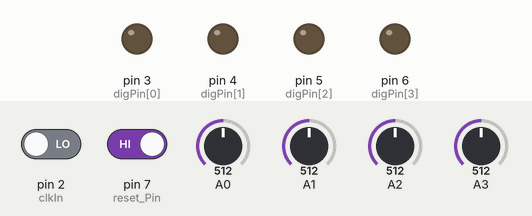
Simulated run of this sketch. Board: Arduino Nano, built with avr-gcc and run on an emulated ATmega328P. Parts: output pins drawn as LEDs (lit = HIGH). The test bench sets the inputs (shaded band); at power-on: pin 2 (clkIn) LOW, pin 7 (reset_Pin) HIGH, A0 = 512, A1 = 512, A2 = 512, A3 = 512. What the sketch prints to the serial monitor is not drawn.

Above: at 1.2 s.
1.3 s: pin 2 (clkIn) driven HIGH and pin 7 (reset_Pin) driven LOW
2.8 s: A0 set to 108
5.8 s: A0 set to 94
Timing chart, 0 to 8.8 s (numbered marks = the images above; inputs shaded):
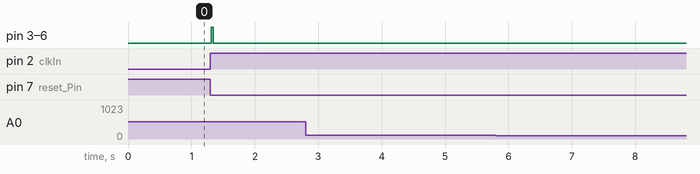

The sketch:

AC01_Clock_Divider_mod_4_Clocks_2019.ino
```cpp
//  ============================================================
//
//  Program: ArdCore Clock Divider
//
//  Description: A template application for the Arduino Nano
//               based on code from 20 Objects AC01.
//               Given an incoming clock, print out 4 divisions,
//               based on the correspondent Potentiometers position.

//  Created:  30 August 2018  by Thopa
//
//  I/O Usage:
//    Knob 1: Clock divider for digital out 1, prints to window
//    Knob 2: Clock divider for digital out 2, prints to window
//    Knob 3: Clock divider for digital out 3, prints to window
//    Knob 4: Clock divider for digital out 4, prints to window

//    Digital Out 1: Divided clock display/trigger
//    Digital Out 2: Divided clock display/trigger
//    Digital Out 3: Divided clock display/trigger
//    Digital Out 4: Divided clock display/trigger
//    Clock In: External clock input
//    Reset In: External Reset on Pin 7

//  ============================================================
//
//  License:
//
//  This software is licensed under the Creative Commons
//  "Attribution-NonCommercial license. This license allows you
//  to tweak and build upon the code for non-commercial purposes,
//  without the requirement to license derivative works on the
//  same terms. If you wish to use this (or derived) work for
//  commercial work, please contact 20 Objects LLC at our website
//  (www.20objects.com).
//
//  For more information on the Creative Commons CC BY-NC license,
//  visit http://creativecommons.org/licenses/

//  ================= start of global section ==================

//  constants related to the Arduino Nano pin use
const int clkIn = 2;           // the digital (clock) input
const int digPin[4] = {3, 4, 5, 6};  // the digital output pins
const int trigTime = 25;       // 25 ms trigger timing


//  variables for interrupt handling of the clock input
volatile int clkState = LOW;
int clkDivide1 = 0;
int clkDivide2 = 0;
int clkDivide3 = 0;
int clkDivide4 = 0;

//  variables used to control the current DIO output states
int digState[4] = {LOW, LOW, LOW, LOW};        // start with both set low
unsigned long digMilli[4] = {0, 0, 0, 0};  // a place to store millis()


const int reset_Pin = 7;

//  ==================== start of setup() ======================

//  This setup routine should be used in any ArdCore sketch that
//  you choose to write; it sets up the pin usage, and sets up
//  initial state. Failure to properly set up the pin usage may
//  lead to damaging the Arduino hardware, or at the very least
//  cause your program to be unstable.

void setup()
{

  // if you need to send data back to your computer, you need
  // to open the serial device. Otherwise, comment this line out.
  Serial.begin(9600);

  // set up the digital (clock) input
  pinMode(clkIn, INPUT);

  // Set up the Reset for all clocks on Pin 7
  pinMode (reset_Pin, INPUT_PULLUP);

  // set up the digital outputs
  for (int i = 0; i < 4; i++) {
    pinMode(digPin[i], OUTPUT);
    digitalWrite(digPin[i], LOW);
  }

  // set up an interrupt handler for the clock in. If you
  // aren't going to use clock input, you should probably
  // comment out this call.
  // Note: Interrupt 0 is for pin 2 (clkIn)
  attachInterrupt(0, isr, RISING);
}


void loop()
{

  int i;


  // deal with possible reset

  if (digitalRead(reset_Pin) == 0) {
    // This is the culprit of a buggy setting. Before it was set to 0 and when used with the eurorack it would give false readings, so, reset INPUT_PULLUP and state = 1 not 0
    //This is the line of code that might cause problems, on bread board i had to set it to 0, on previous eurorack module to 1. Look into different settings.
    //also this one = if (digitalRead(7) == 1) instead of digitalRead(reset_Pin)
    clkDivide1 = (analogRead(0) >> 6) + 1;
    clkDivide2 = (analogRead(1) >> 6) + 1;
    clkDivide3 = (analogRead(2) >> 6) + 1;
    clkDivide4 = (analogRead(3) >> 6) + 1;

  }

  // check to see if the clock as been set
  if (clkState == HIGH) {
    clkState = LOW;

    clkDivide1++;
    if (clkDivide1 > (analogRead(0) >> 6)) {

      //If you are careful to avoid sign extension, you can use the right-shift operator >>
      //as a way to divide by powers of 2. For example:
      //int x = 1000;
      //int y = x >> 3;   // integer division of 1000 by 8, causing y = 125.
      clkDivide1 = 0;
      digState[0] = HIGH;
      digMilli[0] = millis();
      digitalWrite(digPin[0], HIGH);
    }

    clkDivide2++;
    if (clkDivide2 > (analogRead(1) >> 6)) {
      clkDivide2 = 0;
      digState[1] = HIGH;
      digMilli[1] = millis();
      digitalWrite(digPin[1], HIGH);

    }

    clkDivide3++;
    if (clkDivide3 > (analogRead(2) >> 6)) {
      clkDivide3 = 0;
      digState[2] = HIGH;
      digMilli[2] = millis();
      digitalWrite(digPin[2], HIGH);

    }

    clkDivide4++;
    if (clkDivide4 > (analogRead(3) >> 6)) {
      clkDivide4 = 0;
      digState[3] = HIGH;
      digMilli[3] = millis();
      digitalWrite(digPin[3], HIGH);
    }
  }


  // do we have to turn off any of the digital outputs?
  for (int i = 0; i < 4; i++) {
    if ((digState[i] == HIGH) && (millis() - digMilli[i] > trigTime)) {
      digState[i] = LOW;
      digitalWrite(digPin[i], LOW);
    }
  }


  // print the analog input values
  Serial.print(analogRead(0));   // print the A2 input
  Serial.print('\t');            // print a tab character
  Serial.print(analogRead(1));   // print the A2 input
  Serial.print('\t');            // print a tab character
  Serial.print(analogRead(2));   // print the A2 input
  Serial.print('\t');            // print a tab character
  Serial.print(analogRead(3));   // print the A3 input
  Serial.println();              // line feed
}


//  =================== convenience routines ===================

//  These routines are some things you will need to use for
//  various functions of the hardware. Explanations are provided
//  to help you know when to use them.

//  isr() - quickly handle interrupts from the clock input
//  ------------------------------------------------------
void isr()
{
  // Note: you don't want to spend a lot of time here, because
  // it interrupts the activity of the rest of your program.
  // In most cases, you just want to set a variable and get
  // out.
  clkState = HIGH;
}


//  deJitter(int, int) - smooth jitter input
//  ----------------------------------------
int deJitter(int v, int test)
{
  // this routine just make sure we have a significant value
  // change before we bother implementing it. This is useful
  // for cleaning up jittery analog inputs.
  if (abs(v - test) > 8) {
    return v;
  }
  return test;
}


//  ===================== end of program =======================
```

Measured:
- after the input at 1.3 s, pin 3 (digPin[0]), pin 4 (digPin[1]), pin 5 (digPin[2]): LOW → HIGH at once, → LOW 0.04 s later; pin 6 (digPin[3]): LOW → HIGH at once, → LOW 0.03 s later
- after the input at 2.8 s, every drawn part: stays the same
- after the input at 5.8 s, every drawn part: stays the same
